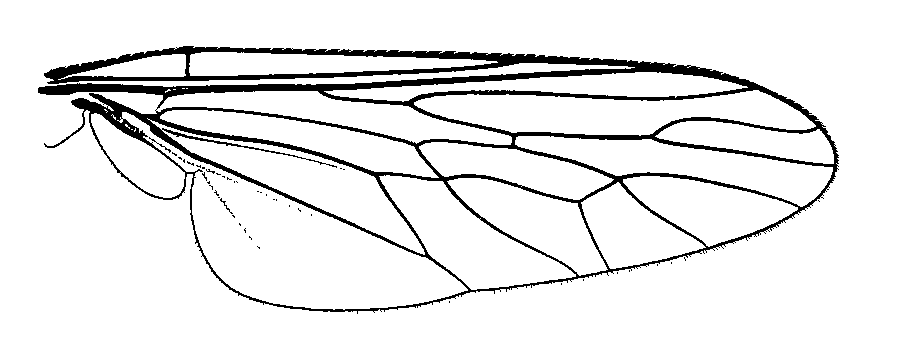
#> input picture images/Asilidae 11.png, 900 x 350 px; its folder holds only this picture in this run
$ python cropping.py
#> lines starting #> are read from the running program, lines starting #| are printed output that depends on the picture; after the words box and inside, x2 and y2 are one past the last pixel; in counts of white or black regions, pixels touching at a corner belong together
# -*- coding: utf-8 -*-
"""
Created on Tue Jul  9 13:02:22 2024

@author: SergioNote
"""

import cv2
from PIL import Image, ImageOps
import numpy as np
import os


import shutil


####################################
## empty the indicated folder
def clear_folder(folder):
# folder = '/path/to/folder'
    for filename in os.listdir(folder):
        file_path = os.path.join(folder, filename)
        try:
            if os.path.isfile(file_path) or os.path.islink(file_path):
                os.unlink(file_path)
            elif os.path.isdir(file_path):
                shutil.rmtree(file_path)
        except Exception as e:
            print('Failed to delete %s. Reason: %s' % (file_path, e))

#######################################################################
### creates a new folder
### newpath = './newfoldername'
### if it already exists empties the folder
def mkfolder(newpath):
# check whether directory already exists BEFORE trying to create file
    if not os.path.exists(newpath):
        os.mkdir(newpath)
        print("Folder %s created!" % newpath)
    else:
        print("Folder %s already exists" % newpath)
        clear_folder(newpath)


# Trim Whitespace Section
def trim_whitespace_image(image):
    # Convert the image to grayscale
    gray_image = image.convert('L')

    # Convert the grayscale image to a NumPy array
    img_array = np.array(gray_image)
    # img_array = np.array(image)

    # Apply binary thresholding to create a binary image
    # (change the value here default is 250)    ↓
    _, binary_array = cv2.threshold(img_array, 250, 255, cv2.THRESH_BINARY_INV)

    # Find connected components in the binary image
    num_labels, labels, stats, _ = cv2.connectedComponentsWithStats(binary_array)

    # Find the largest connected component (excluding the background)
    largest_component_label = np.argmax(stats[1:, cv2.CC_STAT_AREA]) + 1
    largest_component_mask = (labels == largest_component_label).astype(np.uint8) * 255

    # Find the bounding box of the largest connected component
    x, y, w, h = cv2.boundingRect(largest_component_mask)

    # Crop the image to the bounding box
    cropped_image = image.crop((x, y, x + w, y + h))

    return cropped_image


######################################################
## list of images in the images file
## if the file isnot ./images change it here
######################################################
pathname = './images'
files = os.listdir(pathname)

listimg = []

for file in files:
    # make sure file is an image
    if file.endswith(('.jpg', '.png', 'jpeg')):
        img_path = pathname +'/' +file
        listimg.append(img_path)


######################################################################
# create new directory named re_im
# os.mkdir(path)


newpath = './re_im'

mkfolder(newpath)


######################################################################
#######################################################################
#$ read image files - resize then save in re_im file
########################################################################
#######################################################################


### testing imageopen and img.size
# for file in listimg:
#     # image = pathname +'/' +file
#     # image = resize(image)
#     img=Image.open(file)
#     x, y =img.size
#     print(x,y)

# for name in listimg:
#     print(name)


#######################################################################
## 1 - crop the images (remove white border)
## 2 - resize to the desired size
## 3 - save
######################################################################


############################################################
## todo: resize images if necessary
##
############################################################

size = (800,300)

## function that resize the image
def resize(image):
    image =Image.open(image)
    cropped = trim_whitespace_image(image)
    # imageBox = image.getbbox()
    # cropped = image.crop(imageBox)
    x, y =cropped.size
    # out = im.resize(size)
    print(x,y)
    if (x,y) != size :
        reim = ImageOps.pad(cropped, size, color="#fff")#.save("imageops_pad.png")
        # reim = ImageOps.pad(cropped, size, color="#fff")#.save("imageops_pad.png")
        # out.save(image)
    else:
        reim = cropped
    return reim

for file in files:
    if file.endswith(('.jpg', '.png', 'jpeg')):
        image = pathname +'/' +file
        reimg = resize(image)
#> in resize, image is the input picture: PIL image 900x350 RGBA; mean R, G, B, A 233.1, 233.1, 233.1, 255
#> in trim_whitespace_image, `_, binary_array = cv2.threshold(img_array, 250, 255, cv2.THRESH_BINARY..`:
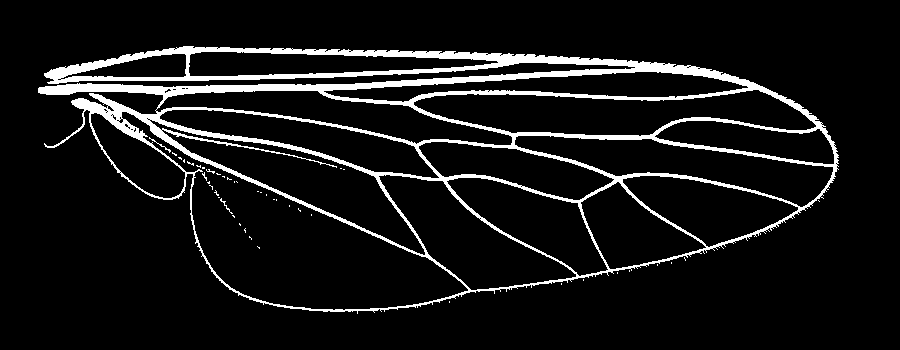
#> binary_array: shape (350, 900); 8.6% white; 44 white regions (41 under 20 px), largest, box (x1, y1, x2, y2) and area: (38, 46, 839, 314) 26787, (149, 137, 171, 153) 37, (220, 198, 233, 214) 31
#> in trim_whitespace_image, `num_labels, labels, stats, _ = cv2.connectedComponentsWithStats(binary..`:
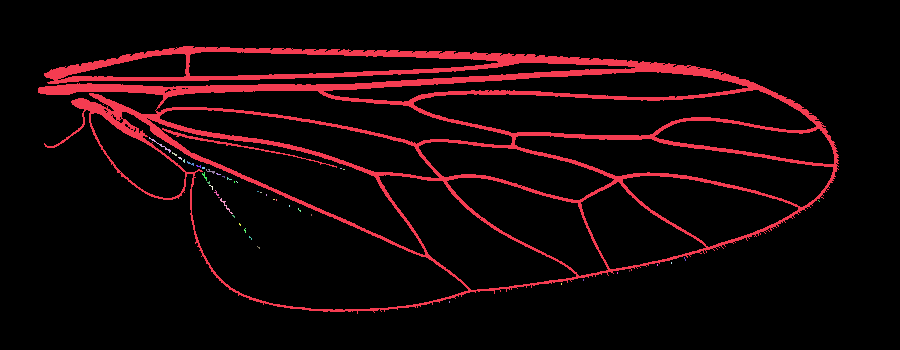
#> labels: shape (350, 900) int32; 45 distinct labels, from 0 to 44; one colour per label, 0 black
#> in trim_whitespace_image, `num_labels, labels, stats, _ = cv2.connectedComponentsWithStats(binary..`: num_labels = 45; stats = 45 rows, first 6: [0, 0, 900, 350, 287949], [38, 46, 801, 268, 26787], [149, 137, 22, 16, 37], [172, 152, 5, 4, 9], [178, 157, 4, 3, 7], [183, 159, 2, 4, 6]
#> in trim_whitespace_image, `largest_component_label = np.argmax(stats[1:, cv2.CC_STAT_AREA]) + 1`: largest_component_label = 1
#> in trim_whitespace_image, `largest_component_mask = (labels == largest_component_label).astype(np..`:
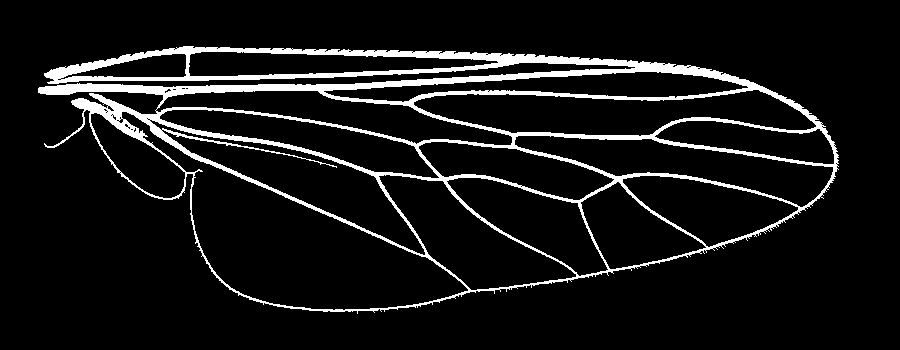
#> largest_component_mask: shape (350, 900); 8.5% white; 1 white region, box (x1, y1, x2, y2) and area: (38, 46, 839, 314) 26787
#> in trim_whitespace_image, `x, y, w, h = cv2.boundingRect(largest_component_mask)`: x = 38; y = 46; w = 801; h = 268
#> in trim_whitespace_image, `cropped_image = image.crop((x, y, x + w, y + h))`:
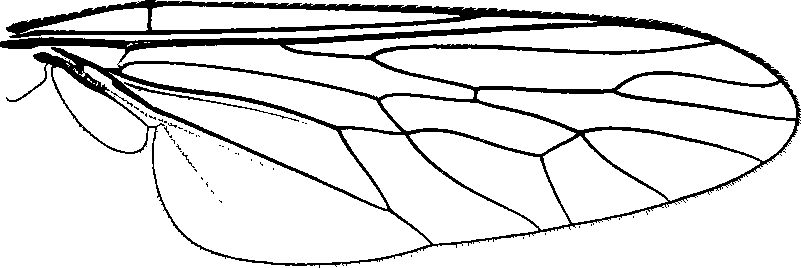
#> cropped_image: PIL image 801x268 RGBA; mean R, G, B, A 222.9, 222.9, 222.9, 255
#| 801 268
#> in resize, `reim = ImageOps.pad(cropped, size, color="#fff")#.save("imageops_pad.p..`:
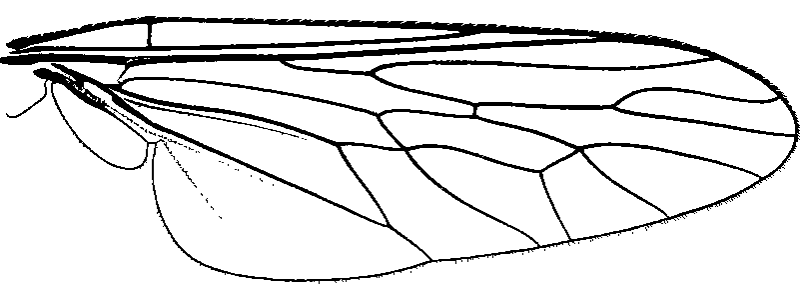
#> reim: PIL image 800x300 RGBA; mean R, G, B, A 226.3, 226.3, 226.3, 255
        savefile = newpath +'/'+file
        reimg.save(savefile)

$ run again, on images/Asilidae 2.png
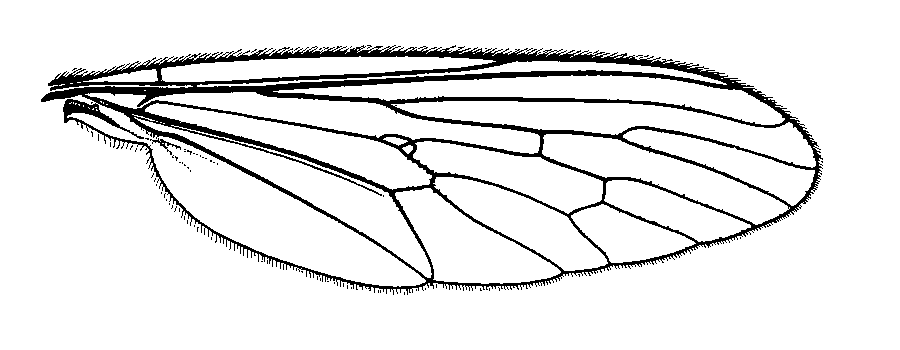
#> input picture images/Asilidae 2.png, 900 x 350 px
#> in resize, image is the input picture: PIL image 900x350 RGBA; mean R, G, B, A 231.7, 231.7, 231.7, 255
#> gray_image: PIL image 900x350 L; 90.9% white; 75 black regions (73 under 20 px), largest, box (x1, y1, x2, y2) and area: (41, 45, 823, 295) 28361, (150, 138, 181, 155) 111
#> in trim_whitespace_image, `num_labels, labels, stats, _ = cv2.connectedComponentsWithStats(binary..`:
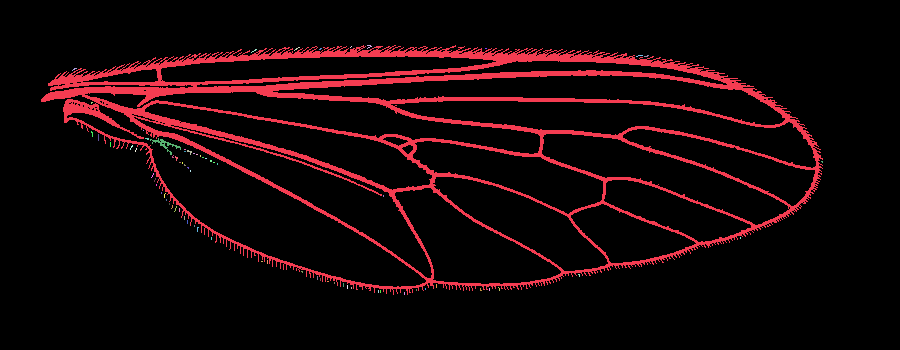
#> labels: shape (350, 900) int32; 76 distinct labels, from 0 to 75; one colour per label, 0 black
#> num_labels = 76; stats = 76 rows, first 6: [0, 0, 900, 350, 286258], [41, 45, 782, 250, 28361], [367, 45, 5, 4, 9], [294, 47, 6, 4, 7], [350, 46, 2, 2, 2], [251, 49, 6, 4, 7]
#> largest_component_label = 1
#> largest_component_mask: shape (350, 900); 9% white; 1 white region, box (x1, y1, x2, y2) and area: (41, 45, 823, 295) 28361
#> in trim_whitespace_image, `x, y, w, h = cv2.boundingRect(largest_component_mask)`: x = 41; y = 45; w = 782; h = 250
#| 782 250
#> in resize, `reim = ImageOps.pad(cropped, size, color="#fff")#.save("imageops_pad.p..`:
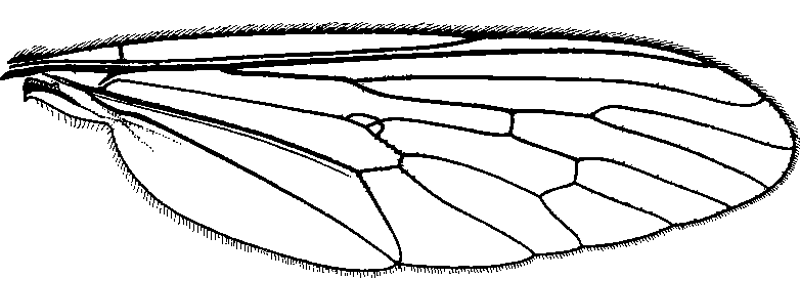
#> reim: PIL image 800x300 RGBA; mean R, G, B, A 222.9, 222.9, 222.9, 255

$ run again, on images/Asilidae 3.png
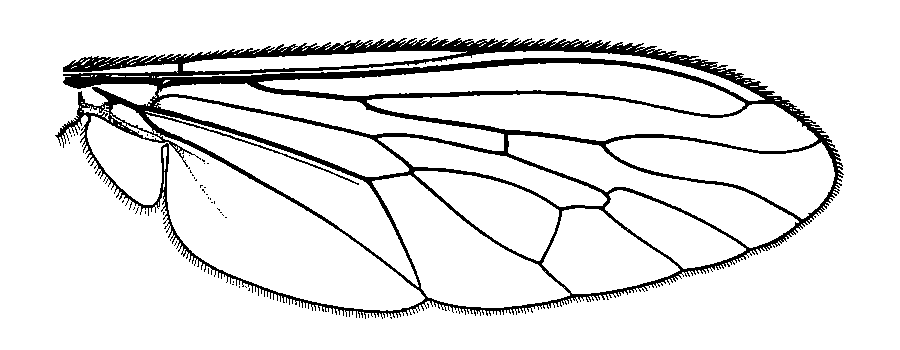
#> input picture images/Asilidae 3.png, 900 x 350 px
#> in resize, image is the input picture: PIL image 900x350 RGBA; mean R, G, B, A 229.2, 229.2, 229.2, 255
#> gray_image: PIL image 900x350 L; 89.9% white; 43 black regions (42 under 20 px), largest, box (x1, y1, x2, y2) and area: (55, 37, 844, 319) 31793
#> in trim_whitespace_image, `num_labels, labels, stats, _ = cv2.connectedComponentsWithStats(binary..`:
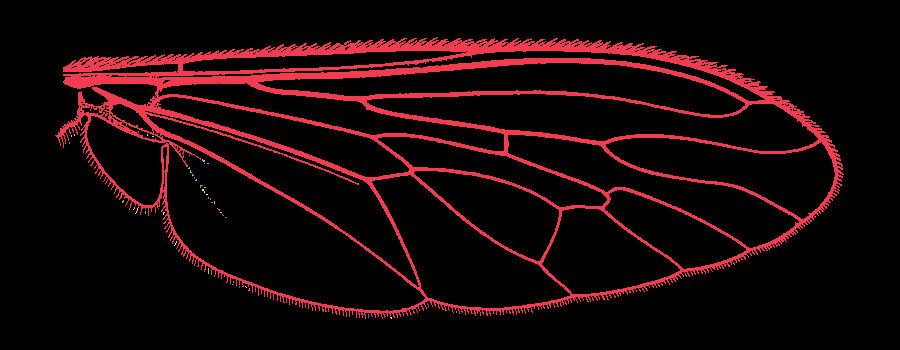
#> labels: shape (350, 900) int32; 44 distinct labels, from 0 to 43; one colour per label, 0 black
#> num_labels = 44; stats = 44 rows, first 6: [0, 0, 900, 350, 283079], [55, 37, 789, 282, 31793], [71, 135, 1, 2, 2], [74, 134, 1, 2, 2], [147, 134, 1, 2, 2], [152, 136, 2, 1, 2]
#> largest_component_label = 1
#> largest_component_mask: shape (350, 900); 10.1% white; 1 white region, box (x1, y1, x2, y2) and area: (55, 37, 844, 319) 31793
#> in trim_whitespace_image, `x, y, w, h = cv2.boundingRect(largest_component_mask)`: x = 55; y = 37; w = 789; h = 282
#| 789 282
#> in resize, `reim = ImageOps.pad(cropped, size, color="#fff")#.save("imageops_pad.p..`:
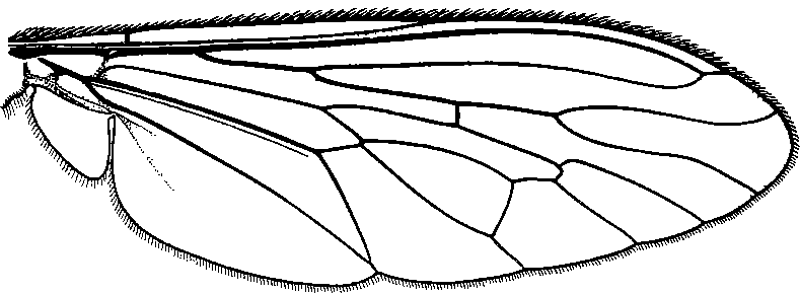
#> reim: PIL image 800x300 RGBA; mean R, G, B, A 220.1, 220.1, 220.1, 255

$ run again, on images/Asilidae 5.png
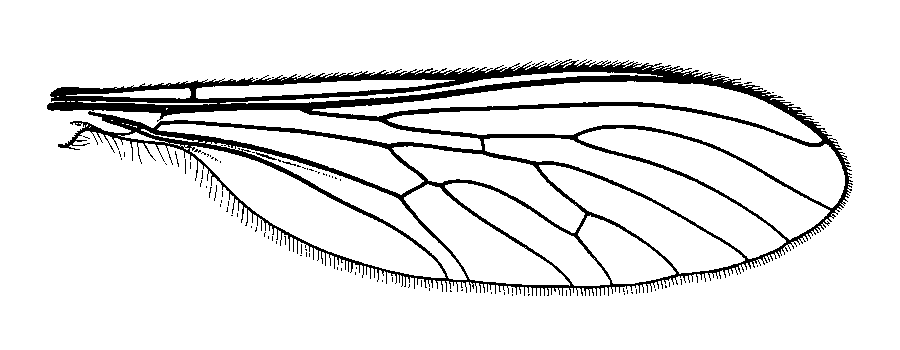
#> input picture images/Asilidae 5.png, 900 x 350 px
#> in resize, image is the input picture: PIL image 900x350 RGBA; mean R, G, B, A 230.4, 230.4, 230.4, 255
#> gray_image: PIL image 900x350 L; 90.4% white; 91 black regions (88 under 20 px), largest, box (x1, y1, x2, y2) and area: (47, 59, 853, 296) 29854, (256, 152, 277, 160) 45, (282, 161, 296, 166) 22
#> in trim_whitespace_image, `num_labels, labels, stats, _ = cv2.connectedComponentsWithStats(binary..`:
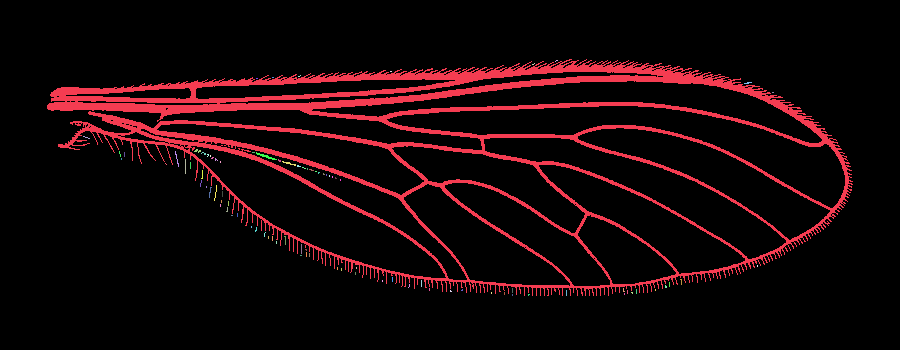
#> labels: shape (350, 900) int32; 92 distinct labels, from 0 to 91; one colour per label, 0 black
#> num_labels = 92; stats = 92 rows, first 6: [0, 0, 900, 350, 284672], [47, 59, 806, 237, 29854], [555, 60, 3, 2, 3], [532, 63, 3, 2, 3], [390, 71, 2, 1, 2], [298, 75, 3, 2, 3]
#> largest_component_label = 1
#> largest_component_mask: shape (350, 900); 9.5% white; 1 white region, box (x1, y1, x2, y2) and area: (47, 59, 853, 296) 29854
#> in trim_whitespace_image, `x, y, w, h = cv2.boundingRect(largest_component_mask)`: x = 47; y = 59; w = 806; h = 237
#| 806 237
#> in resize, `reim = ImageOps.pad(cropped, size, color="#fff")#.save("imageops_pad.p..`:
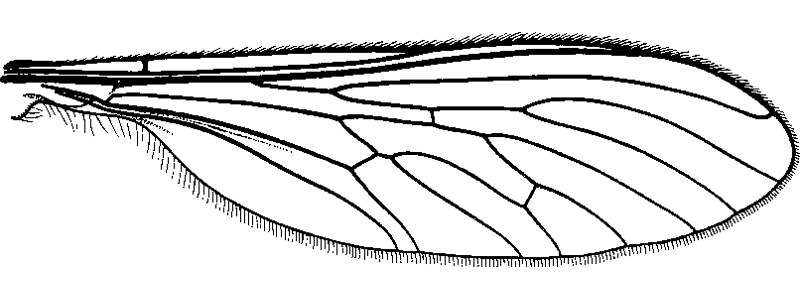
#> reim: PIL image 800x300 RGBA; mean R, G, B, A 223.2, 223.2, 223.2, 255
